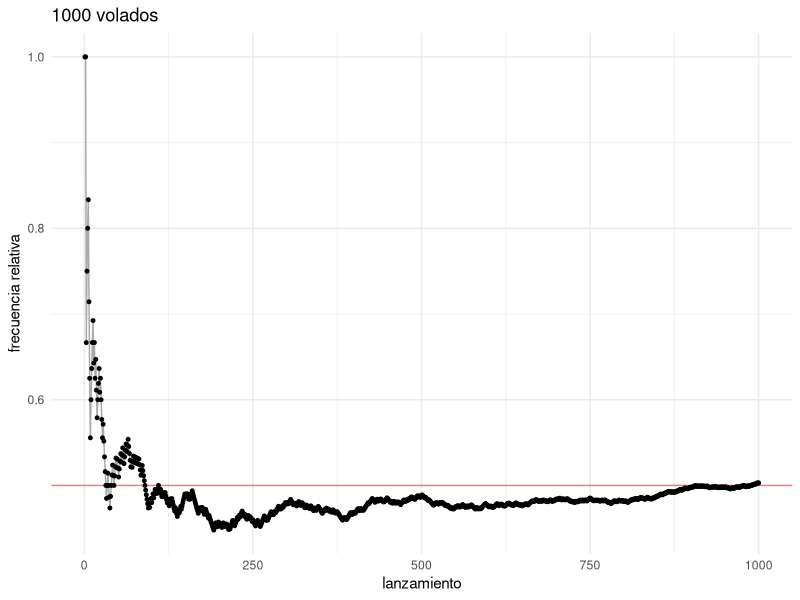
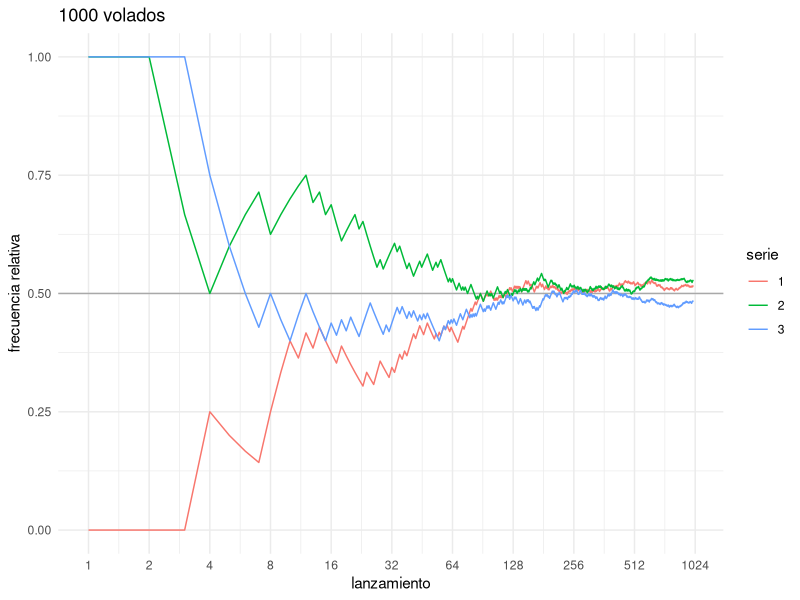
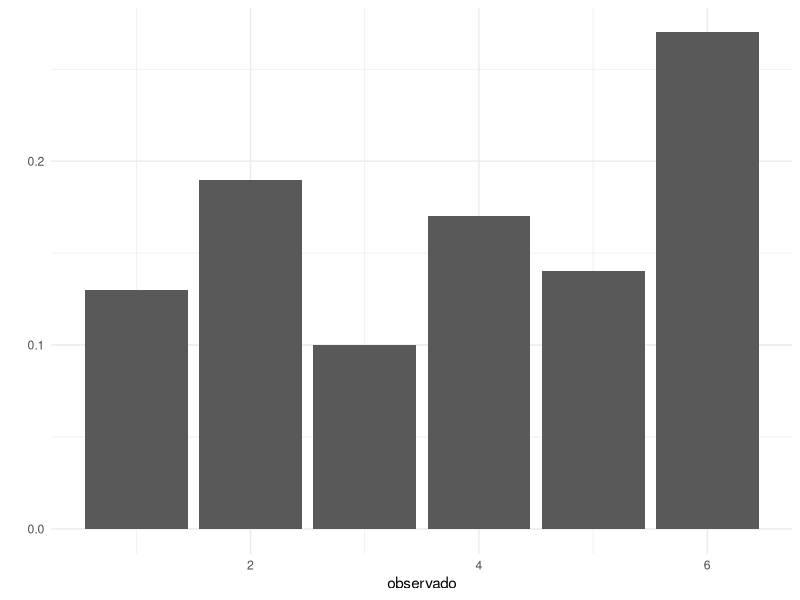
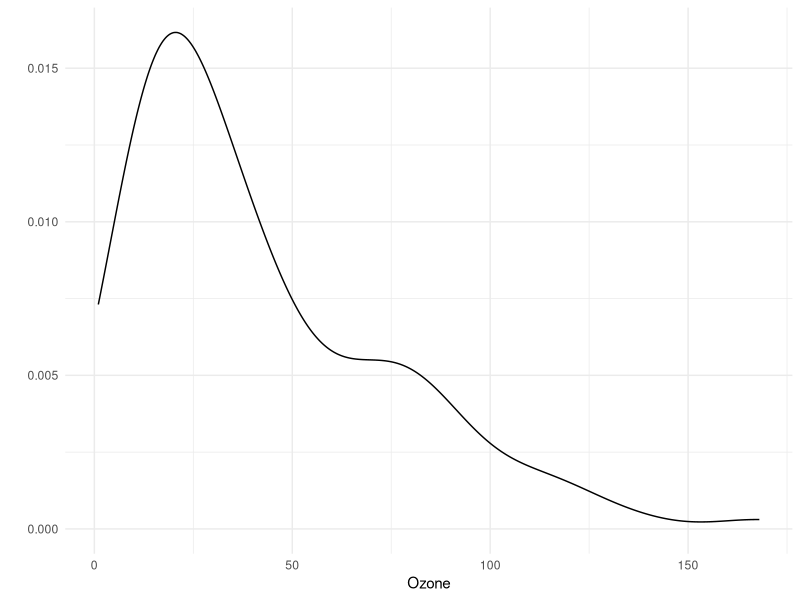

The R source for these figures, in order: (Note: this script raises an error after producing the figures.)
## ---- chunk 1
knitr::opts_chunk$set(
    comment = "#>",
    collapse = TRUE
)
comma <- function(x) format(x, digits = 2, big.mark = ",")
options(digits=2)

library(tidyverse)
library(magrittr)
theme_set(theme_minimal())
## ---- chunk 2
choose(6, 3) * choose(9, 2) / choose(15, 5)
## ---- chunk 3
lanzamientos_10 <- sample(c("A", "S"), 10, replace = TRUE)
lanzamientos_10
## ---- chunk 4
cumsum(lanzamientos_10 == "A") # suma acumulada de águilas
cumsum(lanzamientos_10 == "A") / 1:10
## ---- chunk 5
n <- 1000
data_frame(num_lanzamiento = 1:n, lanzamiento = sample(c("A", "S"), n, replace = TRUE)) %>% 
    mutate(frec_rel = cummean(lanzamiento == "A")) %>%
    ggplot(aes(x = num_lanzamiento, y = frec_rel)) +
        geom_hline(yintercept = 0.5, color = "red", alpha = 0.5) +
        geom_line(color = "darkgray") +
        geom_point(size = 1.0) +
        labs(y = "frecuencia relativa", title = "1000 volados", x = "lanzamiento")
## ---- chunk 6
lanzar <- function(n = 1000){
    data_frame(num_lanzamiento = 1:n, lanzamiento = sample(c("A", "S"), n, replace = TRUE)) %>% 
        mutate(frec_rel = cummean(lanzamiento == "A"))
  }
head(lanzar())

set.seed(31287931)
# usamos la función map_df del paquete purrr
map_df(1:3, ~lanzar(), .id = "serie") %>% 
    ggplot(aes(x = log(num_lanzamiento), y = frec_rel, color = as.character(serie))) +
        geom_hline(yintercept = 0.5, color = "darkgray") + 
        geom_line() +
        scale_x_continuous("lanzamiento", labels = exp, 
            breaks = log(sapply(0:10, function(i) 2 ^ i))) +
        labs(color = "serie", y = "frecuencia relativa", title = "1000 volados")
## ---- chunk 7
n <- 10000
moneda_1 <- sample(c("A", "S"), n, replace = TRUE)
moneda_2 <- sample(c("A", "S"), n, replace = TRUE)
sum(moneda_1 == moneda_2 & moneda_1 =="A") / n
## ---- chunk 8
apostar <- function(dinero = 100, apuesta = 5, tope = 200, p = 0.47){
    while(0 < dinero & dinero < tope){
        if(runif(1) < p){
            dinero <- dinero + apuesta
        } 
        else{
            dinero <- dinero - apuesta
        }
    }
    dinero > 0
}
n_juegos <- 5000
juegos <- rerun(n_juegos, apostar()) %>% flatten_dbl()
mean(juegos)

juegos <- rerun(n_juegos, apostar(apuesta = 5)) %>% flatten_dbl()
mean(juegos)
## ---- chunk 9
p = 0.47
1 - (1 - (p / (1 - p)) ^ (100 / 5)) / (1 - (p / (1 - p)) ^ (200 / 5)) # apostando de 5 en 5
1 - (1 - (p / (1 - p)) ^ (100 / 50)) / (1 - (p / (1 - p)) ^ (200 / 50)) # apostando de 50 en 50
## ---- chunk 10
dado <- read_delim("data/dado.csv", " ", escape_double = FALSE, trim_ws = TRUE)
prop.table(table(dado$observado))
## ---- chunk 11
ggplot(dado, aes(x = observado)) + 
    geom_bar(aes(y = ..prop..)) +
    labs(y = "")
## ---- chunk 12
data(airquality)
glimpse(airquality)
## ---- chunk 13
ozone_1 <- airquality$Ozone[!(is.na(airquality$Ozone))]
n <- length(ozone_1)
n # calculamos n (tamaño de muestra)
ozone_ab <- ozone_1[0 < ozone_1 & ozone_1 < 20]
ozone_ab
n_ab <- length(ozone_ab)  # contamos cuantas observaciones pertenecen al evento (0, 20)
n_ab/n
## ---- chunk 14
ggplot(airquality, aes(x = Ozone)) +
    #geom_histogram(binwidth = 10, aes(y = ..density..)) + 
  geom_density() +
    labs(y = "")
## ---- chunk 15
volado <- c("A", "S") 
volados <- volado %>% 
    crossing(volado) %>% 
    crossing(volado)
volados
## ---- chunk 16
volados %>% 
    filter(`.` == "A")
## ---- chunk 17
x <- rnorm(10000, mean = 10)
mean(x)
